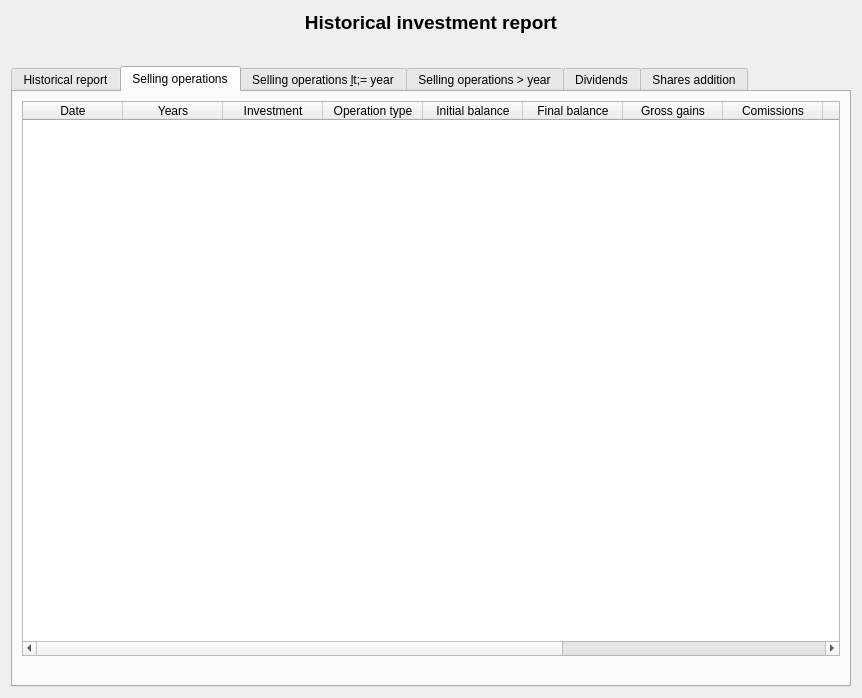
<?xml version="1.0" encoding="UTF-8"?>
<ui version="4.0">
 <class>wdgJointReport</class>
 <widget class="QWidget" name="wdgJointReport">
  <property name="geometry">
   <rect>
    <x>0</x>
    <y>0</y>
    <width>862</width>
    <height>698</height>
   </rect>
  </property>
  <property name="sizePolicy">
   <sizepolicy hsizetype="Expanding" vsizetype="Expanding">
    <horstretch>0</horstretch>
    <verstretch>0</verstretch>
   </sizepolicy>
  </property>
  <layout class="QHBoxLayout" name="horizontalLayout_6">
   <item>
    <layout class="QVBoxLayout" name="verticalLayout">
     <item>
      <widget class="QLabel" name="lbl">
       <property name="font">
        <font>
         <pointsize>14</pointsize>
         <weight>75</weight>
         <bold>true</bold>
        </font>
       </property>
       <property name="text">
        <string>Historical investment report</string>
       </property>
       <property name="alignment">
        <set>Qt::AlignCenter</set>
       </property>
      </widget>
     </item>
     <item>
      <layout class="QHBoxLayout" name="horizontalLayout_5">
       <item>
        <spacer name="horizontalSpacer_2">
         <property name="orientation">
          <enum>Qt::Horizontal</enum>
         </property>
         <property name="sizeHint" stdset="0">
          <size>
           <width>40</width>
           <height>20</height>
          </size>
         </property>
        </spacer>
       </item>
       <item>
        <widget class="wdgYear" name="wy" native="true"/>
       </item>
       <item>
        <spacer name="horizontalSpacer">
         <property name="orientation">
          <enum>Qt::Horizontal</enum>
         </property>
         <property name="sizeHint" stdset="0">
          <size>
           <width>40</width>
           <height>20</height>
          </size>
         </property>
        </spacer>
       </item>
      </layout>
     </item>
     <item>
      <widget class="QTabWidget" name="tab">
       <property name="enabled">
        <bool>true</bool>
       </property>
       <property name="currentIndex">
        <number>1</number>
       </property>
       <widget class="QWidget" name="tab_3">
        <attribute name="icon">
         <iconset resource="../images/xulpymoney.qrc">
          <normaloff>:/xulpymoney/history.png</normaloff>:/xulpymoney/history.png</iconset>
        </attribute>
        <attribute name="title">
         <string>Historical report</string>
        </attribute>
        <layout class="QVBoxLayout" name="verticalLayout_3">
         <item>
          <widget class="QLabel" name="lblSaldo">
           <property name="styleSheet">
            <string notr="true">color: rgb(0, 128, 0);
font: 75 12pt &quot;Sans Serif&quot;;</string>
           </property>
           <property name="text">
            <string/>
           </property>
           <property name="scaledContents">
            <bool>false</bool>
           </property>
           <property name="alignment">
            <set>Qt::AlignCenter</set>
           </property>
          </widget>
         </item>
         <item>
          <widget class="myQTableWidget" name="tblEstudio">
           <property name="sizePolicy">
            <sizepolicy hsizetype="Expanding" vsizetype="Expanding">
             <horstretch>0</horstretch>
             <verstretch>0</verstretch>
            </sizepolicy>
           </property>
           <property name="contextMenuPolicy">
            <enum>Qt::CustomContextMenu</enum>
           </property>
           <property name="editTriggers">
            <set>QAbstractItemView::NoEditTriggers</set>
           </property>
           <property name="alternatingRowColors">
            <bool>true</bool>
           </property>
           <property name="selectionMode">
            <enum>QAbstractItemView::SingleSelection</enum>
           </property>
           <property name="selectionBehavior">
            <enum>QAbstractItemView::SelectRows</enum>
           </property>
           <row>
            <property name="text">
             <string>Gross gains</string>
            </property>
           </row>
           <row>
            <property name="text">
             <string>Investment operation comissions</string>
            </property>
           </row>
           <row>
            <property name="text">
             <string>Investment operation taxes</string>
            </property>
           </row>
           <row>
            <property name="text">
             <string>Investment net gains</string>
            </property>
           </row>
           <row>
            <property name="text">
             <string/>
            </property>
           </row>
           <row>
            <property name="text">
             <string>Gross dividends</string>
            </property>
           </row>
           <row>
            <property name="text">
             <string>Dividend withholdings</string>
            </property>
           </row>
           <row>
            <property name="text">
             <string>Net dividends</string>
            </property>
           </row>
           <row>
            <property name="text">
             <string/>
            </property>
           </row>
           <row>
            <property name="text">
             <string>Custody fees</string>
            </property>
           </row>
           <row>
            <property name="text">
             <string/>
            </property>
           </row>
           <row>
            <property name="text">
             <string>Taxes payment</string>
            </property>
           </row>
           <row>
            <property name="text">
             <string/>
            </property>
           </row>
           <row>
            <property name="text">
             <string>Gains without paying taxes</string>
            </property>
           </row>
           <row>
            <property name="text">
             <string>Gains after paying taxes</string>
            </property>
           </row>
           <row>
            <property name="text">
             <string/>
            </property>
           </row>
           <row>
            <property name="text">
             <string>Current balance</string>
            </property>
           </row>
           <column>
            <property name="text">
             <string>Amount</string>
            </property>
           </column>
           <column>
            <property name="text">
             <string>% APR</string>
            </property>
           </column>
          </widget>
         </item>
        </layout>
       </widget>
       <widget class="QWidget" name="tab_5">
        <attribute name="icon">
         <iconset resource="../images/xulpymoney.qrc">
          <normaloff>:/xulpymoney/history2.png</normaloff>:/xulpymoney/history2.png</iconset>
        </attribute>
        <attribute name="title">
         <string>Selling operations</string>
        </attribute>
        <layout class="QVBoxLayout" name="verticalLayout_2">
         <item>
          <widget class="myQTableWidget" name="tblInvestments">
           <property name="contextMenuPolicy">
            <enum>Qt::CustomContextMenu</enum>
           </property>
           <property name="editTriggers">
            <set>QAbstractItemView::NoEditTriggers</set>
           </property>
           <property name="alternatingRowColors">
            <bool>true</bool>
           </property>
           <property name="selectionMode">
            <enum>QAbstractItemView::SingleSelection</enum>
           </property>
           <property name="selectionBehavior">
            <enum>QAbstractItemView::SelectRows</enum>
           </property>
           <attribute name="verticalHeaderVisible">
            <bool>false</bool>
           </attribute>
           <column>
            <property name="text">
             <string>Date</string>
            </property>
           </column>
           <column>
            <property name="text">
             <string>Years</string>
            </property>
           </column>
           <column>
            <property name="text">
             <string>Investment</string>
            </property>
           </column>
           <column>
            <property name="text">
             <string>Operation type</string>
            </property>
           </column>
           <column>
            <property name="text">
             <string>Initial balance</string>
            </property>
           </column>
           <column>
            <property name="text">
             <string>Final balance</string>
            </property>
           </column>
           <column>
            <property name="text">
             <string>Gross gains</string>
            </property>
           </column>
           <column>
            <property name="text">
             <string>Comissions</string>
            </property>
           </column>
           <column>
            <property name="text">
             <string>Taxes</string>
            </property>
           </column>
           <column>
            <property name="text">
             <string>Net gains</string>
            </property>
           </column>
           <column>
            <property name="text">
             <string>% Net APR</string>
            </property>
           </column>
           <column>
            <property name="text">
             <string>% Net Total</string>
            </property>
           </column>
          </widget>
         </item>
         <item>
          <widget class="QLabel" name="lblPositiveNegative">
           <property name="font">
            <font>
             <weight>75</weight>
             <bold>true</bold>
            </font>
           </property>
           <property name="text">
            <string/>
           </property>
           <property name="alignment">
            <set>Qt::AlignCenter</set>
           </property>
          </widget>
         </item>
        </layout>
       </widget>
       <widget class="QWidget" name="tab_7">
        <attribute name="icon">
         <iconset resource="../images/xulpymoney.qrc">
          <normaloff>:/xulpymoney/history2.png</normaloff>:/xulpymoney/history2.png</iconset>
        </attribute>
        <attribute name="title">
         <string>Selling operations &lt;= year</string>
        </attribute>
        <layout class="QHBoxLayout" name="horizontalLayout">
         <item>
          <widget class="myQTableWidget" name="tblLess">
           <property name="enabled">
            <bool>true</bool>
           </property>
           <property name="contextMenuPolicy">
            <enum>Qt::CustomContextMenu</enum>
           </property>
           <property name="editTriggers">
            <set>QAbstractItemView::NoEditTriggers</set>
           </property>
           <property name="alternatingRowColors">
            <bool>true</bool>
           </property>
           <property name="selectionMode">
            <enum>QAbstractItemView::SingleSelection</enum>
           </property>
           <property name="selectionBehavior">
            <enum>QAbstractItemView::SelectRows</enum>
           </property>
           <attribute name="verticalHeaderVisible">
            <bool>false</bool>
           </attribute>
           <column>
            <property name="text">
             <string>Date</string>
            </property>
           </column>
           <column>
            <property name="text">
             <string>Years</string>
            </property>
           </column>
           <column>
            <property name="text">
             <string>Investment</string>
            </property>
           </column>
           <column>
            <property name="text">
             <string>Operation type</string>
            </property>
           </column>
           <column>
            <property name="text">
             <string>Initial balance</string>
            </property>
           </column>
           <column>
            <property name="text">
             <string>Final balance</string>
            </property>
           </column>
           <column>
            <property name="text">
             <string>Gross gains</string>
            </property>
           </column>
           <column>
            <property name="text">
             <string>Comissions</string>
            </property>
           </column>
           <column>
            <property name="text">
             <string>Taxes</string>
            </property>
           </column>
           <column>
            <property name="text">
             <string>Net gains</string>
            </property>
           </column>
           <column>
            <property name="text">
             <string>% Net APR</string>
            </property>
           </column>
           <column>
            <property name="text">
             <string>% Net Total</string>
            </property>
           </column>
          </widget>
         </item>
        </layout>
       </widget>
       <widget class="QWidget" name="tab_6">
        <attribute name="icon">
         <iconset resource="../images/xulpymoney.qrc">
          <normaloff>:/xulpymoney/history2.png</normaloff>:/xulpymoney/history2.png</iconset>
        </attribute>
        <attribute name="title">
         <string>Selling operations &gt; year</string>
        </attribute>
        <layout class="QHBoxLayout" name="horizontalLayout_7">
         <item>
          <widget class="myQTableWidget" name="tblMore">
           <property name="contextMenuPolicy">
            <enum>Qt::CustomContextMenu</enum>
           </property>
           <property name="editTriggers">
            <set>QAbstractItemView::NoEditTriggers</set>
           </property>
           <property name="alternatingRowColors">
            <bool>true</bool>
           </property>
           <property name="selectionMode">
            <enum>QAbstractItemView::SingleSelection</enum>
           </property>
           <property name="selectionBehavior">
            <enum>QAbstractItemView::SelectRows</enum>
           </property>
           <attribute name="verticalHeaderVisible">
            <bool>false</bool>
           </attribute>
           <column>
            <property name="text">
             <string>Date</string>
            </property>
           </column>
           <column>
            <property name="text">
             <string>Years</string>
            </property>
           </column>
           <column>
            <property name="text">
             <string>Investment</string>
            </property>
           </column>
           <column>
            <property name="text">
             <string>Operation type</string>
            </property>
           </column>
           <column>
            <property name="text">
             <string>Initial balance</string>
            </property>
           </column>
           <column>
            <property name="text">
             <string>Final balance</string>
            </property>
           </column>
           <column>
            <property name="text">
             <string>Gross gains</string>
            </property>
           </column>
           <column>
            <property name="text">
             <string>Comissions</string>
            </property>
           </column>
           <column>
            <property name="text">
             <string>Taxes</string>
            </property>
           </column>
           <column>
            <property name="text">
             <string>Net gains</string>
            </property>
           </column>
           <column>
            <property name="text">
             <string>% Net APR</string>
            </property>
           </column>
           <column>
            <property name="text">
             <string>% Net Total</string>
            </property>
           </column>
          </widget>
         </item>
        </layout>
       </widget>
       <widget class="QWidget" name="tab_2">
        <attribute name="icon">
         <iconset resource="../images/xulpymoney.qrc">
          <normaloff>:/xulpymoney/coins.png</normaloff>:/xulpymoney/coins.png</iconset>
        </attribute>
        <attribute name="title">
         <string>Dividends</string>
        </attribute>
        <layout class="QHBoxLayout" name="horizontalLayout_2">
         <item>
          <widget class="myQTableWidget" name="tblDividends">
           <property name="contextMenuPolicy">
            <enum>Qt::CustomContextMenu</enum>
           </property>
           <property name="editTriggers">
            <set>QAbstractItemView::NoEditTriggers</set>
           </property>
           <property name="alternatingRowColors">
            <bool>true</bool>
           </property>
           <property name="selectionMode">
            <enum>QAbstractItemView::SingleSelection</enum>
           </property>
           <property name="selectionBehavior">
            <enum>QAbstractItemView::SelectRows</enum>
           </property>
           <attribute name="verticalHeaderVisible">
            <bool>false</bool>
           </attribute>
           <column>
            <property name="text">
             <string>Date</string>
            </property>
           </column>
           <column>
            <property name="text">
             <string>Concept</string>
            </property>
           </column>
           <column>
            <property name="text">
             <string>Investment</string>
            </property>
           </column>
           <column>
            <property name="text">
             <string>Account</string>
            </property>
           </column>
           <column>
            <property name="text">
             <string>Net before taxes</string>
            </property>
           </column>
          </widget>
         </item>
        </layout>
       </widget>
       <widget class="QWidget" name="tab_4">
        <attribute name="icon">
         <iconset resource="../images/xulpymoney.qrc">
          <normaloff>:/xulpymoney/add.png</normaloff>:/xulpymoney/add.png</iconset>
        </attribute>
        <attribute name="title">
         <string>Shares addition</string>
        </attribute>
        <layout class="QHBoxLayout" name="horizontalLayout_4">
         <item>
          <layout class="QVBoxLayout" name="verticalLayout_4">
           <item>
            <widget class="QLabel" name="label_2">
             <property name="text">
              <string>En este listado se muestran los añadidos de acciones a coste cero que se han producido en el año

Es  un listado informativo y no serán contabilizadas en los informes ya que se produciría una doble contabilidad

Sólo se contabilizará cuando se vendan las acciones</string>
             </property>
             <property name="alignment">
              <set>Qt::AlignCenter</set>
             </property>
             <property name="wordWrap">
              <bool>true</bool>
             </property>
            </widget>
           </item>
           <item>
            <widget class="myQTableWidget" name="tblAdded">
             <property name="contextMenuPolicy">
              <enum>Qt::CustomContextMenu</enum>
             </property>
             <property name="alternatingRowColors">
              <bool>true</bool>
             </property>
             <property name="selectionMode">
              <enum>QAbstractItemView::SingleSelection</enum>
             </property>
             <property name="selectionBehavior">
              <enum>QAbstractItemView::SelectRows</enum>
             </property>
             <attribute name="verticalHeaderVisible">
              <bool>false</bool>
             </attribute>
             <column>
              <property name="text">
               <string>Date</string>
              </property>
             </column>
             <column>
              <property name="text">
               <string>Investment</string>
              </property>
             </column>
             <column>
              <property name="text">
               <string>Operation type</string>
              </property>
             </column>
             <column>
              <property name="text">
               <string>Shares</string>
              </property>
             </column>
             <column>
              <property name="text">
               <string>Balance</string>
              </property>
             </column>
            </widget>
           </item>
          </layout>
         </item>
        </layout>
       </widget>
      </widget>
     </item>
    </layout>
   </item>
  </layout>
 </widget>
 <customwidgets>
  <customwidget>
   <class>myQTableWidget</class>
   <extends>QTableWidget</extends>
   <header location="global">myqtablewidget</header>
  </customwidget>
  <customwidget>
   <class>wdgYear</class>
   <extends>QWidget</extends>
   <header location="global">wdgYear</header>
   <container>1</container>
  </customwidget>
 </customwidgets>
 <resources>
  <include location="../images/xulpymoney.qrc"/>
 </resources>
 <connections/>
</ui>
